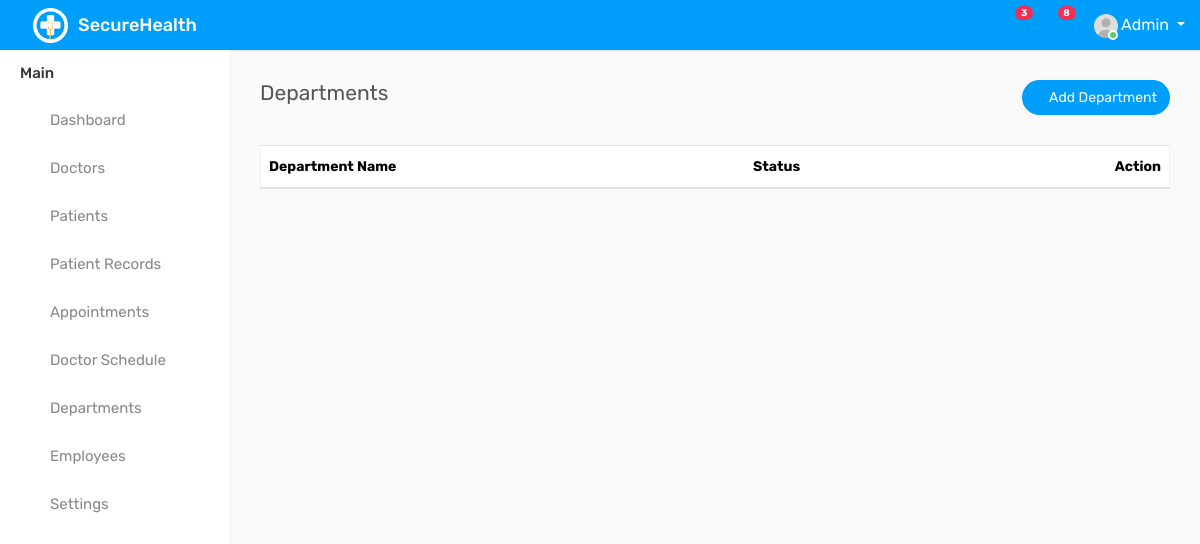
Before: /departments (signed in) with the older database file.
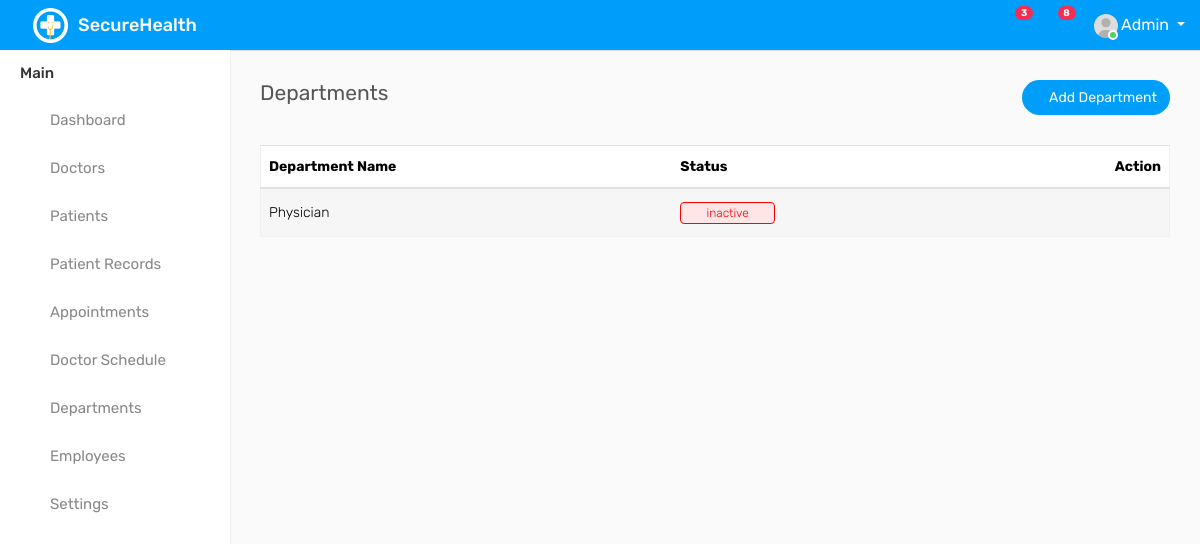
After: the same page with the newer database file.
### secureHealth/models.py (models this page shows, shortened)
class departmentData(models.Model):
    department_name = models.CharField(max_length=60)
    message = models.TextField()
    status = models.CharField(max_length=20)
    hospital_name = models.TextField(default="cm hospital")
    class Meta:
        verbose_name_plural="Departments Available"

### secureHealth/views.py (the view)
# urls.py: path('departments',views.departments,name="departments"),
def departments(request):
    hospital = request.session['hospital']
    department_details = departmentData.objects.filter(hospital_name=hospital)
    return render(request,'secureHealth/departments.html',{'departments':department_details})

### secureHealth/templates/secureHealth/departments.html (shortened to what this page needs)
{% extends 'secureHealth/base.html' %}
{% load static %}
{% block content %}
<div class="col-sm-5 col-5">
    <h4 class="page-title">Departments</h4>
</div>
<div class="col-sm-7 col-7 text-right m-b-30">
    <a href="{% url 'adddepartment'%}" class="btn btn-primary btn-rounded"><i class="fa fa-plus"></i> Add Department</a>
</div>
</div>
<div class="row">
<div class="col-md-12">
    <div class="table-responsive">
        <table class="table table-striped custom-table mb-0 datatable">
            <thead>
                <tr>
                    <th>Department Name</th>
                    <th>Status</th>
                    <th class="text-right">Action</th>
                </tr>
            </thead>
            <tbody>
                {% for department in  departments %}
                <tr>
                    <td>{{department.department_name}}</td>
                    <td>
                        {% if department.status == "active" %}
                            <span class="custom-badge status-green">{{department.status}}</span>
                        {% else %}
                            <span class="custom-badge status-red">{{department.status}}</span>
                        {% endif %}
                    </td>
                    <td class="text-right">
                        <div class="dropdown dropdown-action">
                            <a href="#" class="action-icon dropdown-toggle" data-toggle="dropdown" aria-expanded="false"><i class="fa fa-ellipsis-v"></i></a>
                        </div>
                    </td>
                </tr>
                {% endfor %}
            </tbody>
        </table>
    </div>
</div>
</div>
{% endblock %}

### secureHealth/templates/secureHealth/base.html (shortened to what this page needs)
<!DOCTYPE html>
<html lang="en">
{% load static %}
<head>
    <link rel="stylesheet" type="text/css" href="{% static 'assets2/css/bootstrap-datetimepicker.min.css' %}">
    <link rel="stylesheet" type="text/css" href="{% static 'assets2/css/tagsinput.css' %}">
    <link rel="stylesheet" type="text/css" href="{% static 'assets2/css/bootstrap.min.css' %}">
    <link rel="stylesheet" type="text/css" href="{% static 'assets2/css/dataTables.bootstrap4.min.css' %}">
    <link rel="stylesheet" type="text/css" href="{% static 'assets2/css/font-awesome.min.css' %}">
    <link rel="stylesheet" type="text/css" href="{% static 'assets2/css/style.css' %}">
    <link rel="stylesheet" type="text/css" href="{% static 'assets2/css/font-awesome.min.css' %}">
    <link rel="stylesheet" type="text/css" href="{% static 'assets2/css/select2.min.css' %}">
    <link rel="stylesheet" type="text/css" href="{% static 'assets2/css/style.css' %}">
</head>
<body>
    <div class="main-wrapper">
        <div class="header">
			<div class="header-left">
				<a href="{% url 'adminIndex2' %}" class="logo">
					<img src="{% static 'assets2/img/logo.png' %}" width="35" height="35" alt=""> <span>SecureHealth</span>
				</a>
			</div>
			<a id="toggle_btn" href="javascript:void(0);"><i class="fa fa-bars"></i></a>
            <ul class="nav user-menu float-right">
                <li class="nav-item dropdown d-none d-sm-block">
                    <a href="#" class="dropdown-toggle nav-link" data-toggle="dropdown"><i class="fa fa-bell-o"></i> <span class="badge badge-pill bg-danger float-right">3</span></a>
                </li>
                <li class="nav-item dropdown d-none d-sm-block">
                    <a href="javascript:void(0);" id="open_msg_box" class="hasnotifications nav-link"><i class="fa fa-comment-o"></i> <span class="badge badge-pill bg-danger float-right">8</span></a>
                </li>
                <li class="nav-item dropdown has-arrow">
                    <a href="#" class="dropdown-toggle nav-link user-link" data-toggle="dropdown">
                        <span class="user-img"><img class="rounded-circle" src="{% static 'assets2/img/user.jpg' %}" width="40" alt="Admin">
							<span class="status online"></span></span>
                        <span>Admin</span>
                    </a>
                </li>
            </ul>
        </div>
        <div class="sidebar" id="sidebar">
            <div class="sidebar-inner slimscroll">
                <div id="sidebar-menu" class="sidebar-menu">
                    <ul>
                        <li class="menu-title">Main</li>
                        <li>
                            <a href="{% url 'adminIndex2' %}"><i class="fa fa-dashboard"></i> <span>Dashboard</span></a>
                        </li>
						<li>
                            <a href="{% url 'doctors' %}"><i class="fa fa-user-md"></i> <span>Doctors</span></a>
                        </li>
                        <li>
                            <a href="{% url 'patientdetails' %}"><i class="fa fa-wheelchair"></i> <span>Patients</span></a>
                        </li>
                        <li>
                            <a href="{% url 'patientRecordData' %}"><i class="fa fa-heartbeat"></i> <span>Patient Records</span></a>
                        </li>
                        <li>
                            <a href="{% url 'appointment' %}"><i class="fa fa-calendar"></i> <span>Appointments</span></a>
                        </li>
                        <li>
                            <a href="{% url 'schedule' %}"><i class="fa fa-calendar-check-o"></i> <span>Doctor Schedule</span></a>
                        </li>
                        <li>
                            <a href="{% url 'departments' %}"><i class="fa fa-hospital-o"></i> <span>Departments</span></a>
                        </li>
						<li class="submenu">
							<a href="#"><i class="fa fa-user"></i> <span> Employees </span> <span class="menu-arrow"></span></a>
                        </li>
                        <li>
                            <a href="{% url 'settings' %}"><i class="fa fa-hospital-o"></i> <span>Settings</span></a>
                        </li>
                    </ul>
                </div>
            </div>
        </div>
        <div class="page-wrapper">
            <div class="content">
                <div class="row">
                        {% block content %}
                        {% endblock %}
                </div>
            </div>
        </div>
</body>
</html>

Changed rows visible on the page:
added departmentData: department_name "Physician", status "inactive"
